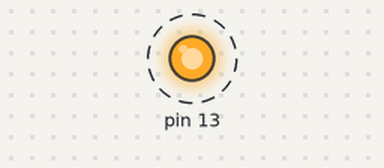
Recording of a sketch running on a simulated Arduino Uno, built with avr-gcc and run on an emulated ATmega328P. Shown: output pins drawn as LEDs (lit = HIGH). Dashed ring = blinking. What the sketch prints to the serial monitor is not drawn.

Above: at 0.5 s.
Timing chart, 0 to 4.6 s (numbered marks = the images above):
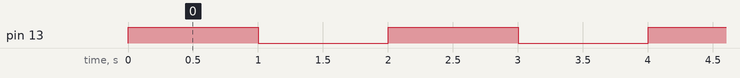

Measured:
- by itself, pin 13: alternates HIGH for 1.0 s and LOW for 1.0 s

The sketch:

Serial_Communications_2.ino
```cpp
/*
  Blink and tell the serial monitor

  Turns on an LED on for one second, then off for one second, repeatedly.
  logs every event to the serial monitor

 */


// the setup function runs once when you press reset or power the board
void setup() {
  // initialize digital pin 13 as an output.
  pinMode(13, OUTPUT);

  // Open Communications on COM port at a 9600 bits per second (baud)
  Serial.begin(9600);

  // Print something to the monitor
  Serial.println("Lets begin the blinking madness!");
}

// the loop function runs over and over again forever
void loop() {
  digitalWrite(13, HIGH);                 // turn the LED on (HIGH is the voltage level)
  Serial.println("Turning ON led");       // turning on the led so lets print it to the console
  delay(1000);                            // wait for a second

  digitalWrite(13, LOW);                  // turn the LED off by making the voltage LOW
  Serial.println("Turning OFF led");      // turning off the led so lets print it to the console
  delay(1000);                            // wait for a second
}
```
